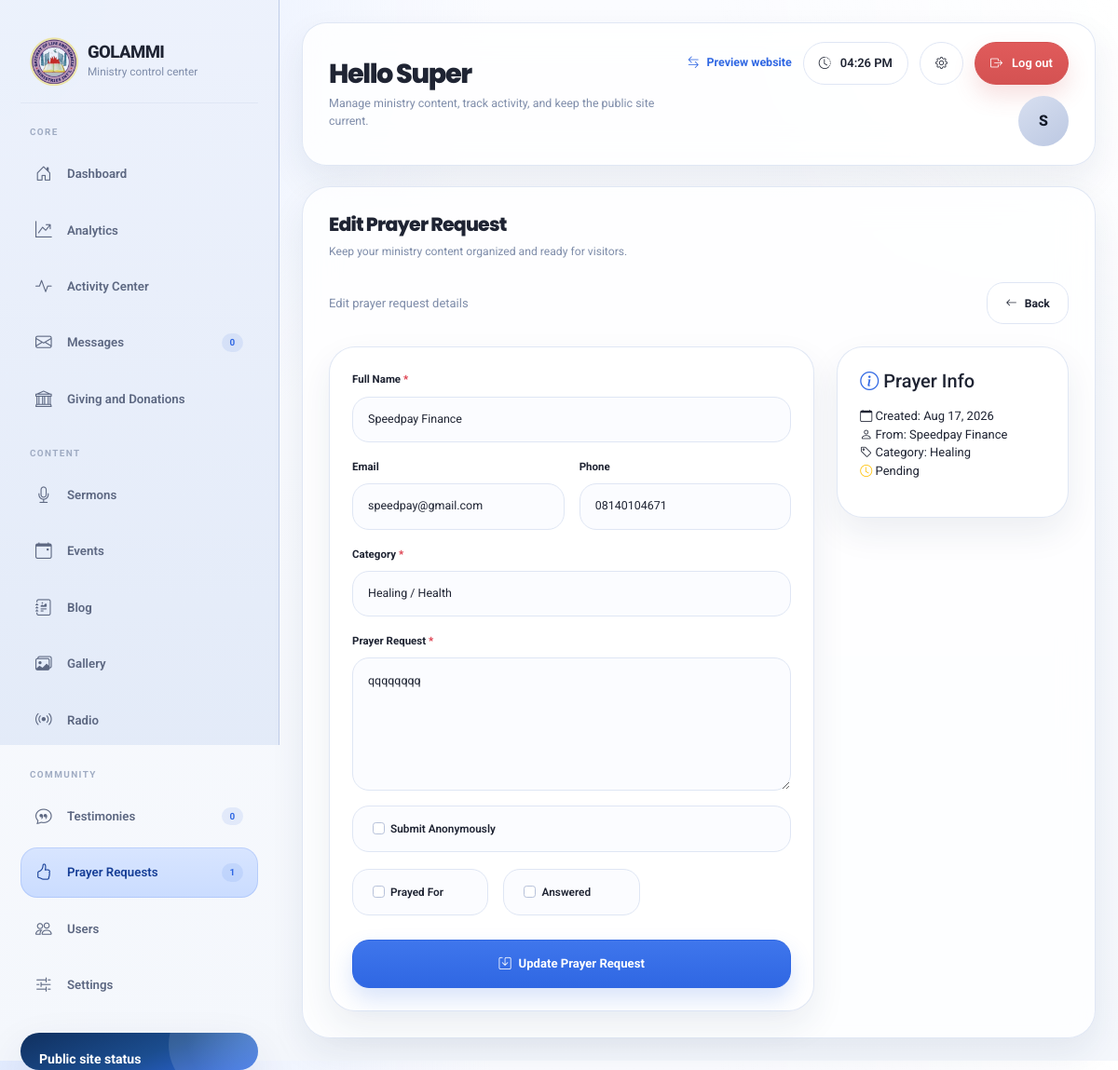
/admin/prayer-requests/edit/2 (signed in), run on the app's committed database.
### models/user.py (models this page shows, shortened)
class User(UserMixin, db.Model):
    __tablename__ = "users"
    id = db.Column(db.Integer, primary_key=True)
    username = db.Column(db.String(80), unique=True, nullable=False)
    email = db.Column(db.String(120), unique=True, nullable=False)
    password_hash = db.Column(db.String(255), nullable=False)
    full_name = db.Column(db.String(120), nullable=False)
    role = db.Column(
        db.String(50), nullable=False, default="admin"
    )  # super_admin, admin, moderator, editor
    is_active = db.Column(db.Boolean, default=True)
    created_at = db.Column(db.DateTime, default=datetime.utcnow)
    updated_at = db.Column(
        db.DateTime, default=datetime.utcnow, onupdate=datetime.utcnow
    )
    last_login = db.Column(db.DateTime)
    created_sermons = db.relationship(
        "Sermon", backref="creator", lazy=True, foreign_keys="Sermon.created_by"
    )
    updated_sermons = db.relationship(
        "Sermon", backref="updater", lazy=True, foreign_keys="Sermon.updated_by"
    )
    created_events = db.relationship(
        "Event", backref="creator", lazy=True, foreign_keys="Event.created_by"
    )
    updated_events = db.relationship(
        "Event", backref="updater", lazy=True, foreign_keys="Event.updated_by"
    )
    created_blog_posts = db.relationship(
        "BlogPost", backref="creator", lazy=True, foreign_keys="BlogPost.created_by"
    )
    updated_blog_posts = db.relationship(
        "BlogPost", backref="updater", lazy=True, foreign_keys="BlogPost.updated_by"
    )
    def is_super_admin(self):
        return self.role == "super_admin"
    def is_admin(self):
        return self.role in ["super_admin", "admin"]

### models/prayer.py (models this page shows, shortened)
class PrayerRequest(db.Model):
    __tablename__ = 'prayer_requests'
    id = db.Column(db.Integer, primary_key=True)
    full_name = db.Column(db.String(100), nullable=False)
    email = db.Column(db.String(120))
    phone = db.Column(db.String(20))
    category = db.Column(db.String(50), nullable=False)
    request = db.Column(db.Text, nullable=False)
    is_anonymous = db.Column(db.Boolean, default=False)
    is_prayed_for = db.Column(db.Boolean, default=False)
    is_answered = db.Column(db.Boolean, default=False)
    response = db.Column(db.Text)
    responded_by = db.Column(db.Integer, db.ForeignKey('users.id'))
    responded_at = db.Column(db.DateTime)
    created_at = db.Column(db.DateTime, default=datetime.utcnow)
    updated_at = db.Column(db.DateTime, default=datetime.utcnow, onupdate=datetime.utcnow)
    responder = db.relationship('User', foreign_keys=[responded_by])

### routes/admin.py (the view, shortened to what this page needs)
@admin_bp.route('/prayer-requests/edit/<int:request_id>', methods=['GET', 'POST'])
@login_required
@admin_required
def edit_prayer_request(request_id):
    prayer = PrayerRequest.query.get_or_404(request_id)
    class EditPrayerForm(FlaskForm):
        full_name = StringField('Full Name', validators=[DataRequired(), Length(max=100)])
        email = EmailField('Email', validators=[Optional(), Email()])
        phone = StringField('Phone', validators=[Optional(), Length(max=20)])
        category = SelectField('Category', choices=[
            ('healing', 'Healing / Health'),
            ('deliverance', 'Deliverance'),
            ('financial', 'Financial Breakthrough'),
            ('family', 'Family / Marriage'),
            ('career', 'Career / Business'),
            ('salvation', 'Salvation / Soul Winning'),
            ('general', 'General Request')
        ], validators=[DataRequired()])
        request = TextAreaField('Prayer Request', validators=[DataRequired()])
        is_anonymous = BooleanField('Submit Anonymously')
        is_prayed_for = BooleanField('Prayed For')
        is_answered = BooleanField('Answered')
    form = EditPrayerForm(obj=prayer)
    return render_template('admin/edit_prayer_request.html', form=form, prayer=prayer, title='Edit Prayer Request')

### templates/admin/edit_prayer_request.html (shortened to what this page needs)
{% extends "admin/base.html" %}
{% block page_title %}{{ title }}{% endblock %}
{% block content %}
<div class="d-flex justify-content-between align-items-center mb-4">
    <div>
        <p class="text-muted mb-0">Edit prayer request details</p>
    </div>
    <div>
        <a href="{{ url_for('admin.prayer_requests') }}" class="btn btn-outline-secondary">
            <i class="bi bi-arrow-left"></i> Back
        </a>
    </div>
</div>
<div class="row">
    <div class="col-lg-8">
        <div class="admin-card">
            <form method="POST">
                <div class="row g-3">
                    <div class="col-12">
                        <div class="form-group">
                            <label class="form-label">Full Name <span class="text-danger">*</span></label>
                            {{ form.full_name(class="form-control", placeholder="Enter full name") }}
                        </div>
                    </div>
                    <div class="col-md-6">
                        <div class="form-group">
                            <label class="form-label">Email</label>
                            {{ form.email(class="form-control", placeholder="Email address") }}
                        </div>
                    </div>
                    <div class="col-md-6">
                        <div class="form-group">
                            <label class="form-label">Phone</label>
                            {{ form.phone(class="form-control", placeholder="Phone number") }}
                        </div>
                    </div>
                    <div class="col-12">
                        <div class="form-group">
                            <label class="form-label">Category <span class="text-danger">*</span></label>
                            {{ form.category(class="form-control") }}
                        </div>
                    </div>
                    <div class="col-12">
                        <div class="form-group">
                            <label class="form-label">Prayer Request <span class="text-danger">*</span></label>
                            {{ form.request(class="form-control", rows="6", placeholder="Share the prayer request in detail...") }}
                        </div>
                    </div>
                    <div class="col-12">
                        <div class="form-check">
                            {{ form.is_anonymous(class="form-check-input") }}
                            <label class="form-check-label">Submit Anonymously</label>
                        </div>
                    </div>
                    <div class="col-md-4">
                        <div class="form-check">
                            {{ form.is_prayed_for(class="form-check-input") }}
                            <label class="form-check-label">Prayed For</label>
                        </div>
                    </div>
                    <div class="col-md-4">
                        <div class="form-check">
                            {{ form.is_answered(class="form-check-input") }}
                            <label class="form-check-label">Answered</label>
                        </div>
                    </div>
                    <div class="col-12 mt-4">
                        <button type="submit" class="btn btn-gold btn-lg w-100">
                            <i class="bi bi-save"></i> Update Prayer Request
                        </button>
                    </div>
                </div>
            </form>
        </div>
    </div>
    <div class="col-lg-4">
        <div class="admin-card">
            <h5 class="mb-3"><i class="bi bi-info-circle" style="color: var(--gold);"></i> Prayer Info</h5>
            <ul class="list-unstyled">
                <li><i class="bi bi-calendar"></i> Created: {{ prayer.created_at.strftime('%b %d, %Y') }}</li>
                <li><i class="bi bi-person"></i> From: {{ prayer.full_name }}</li>
                <li><i class="bi bi-tag"></i> Category: {{ prayer.category|title }}</li>
                {% if prayer.is_prayed_for %}
                <li><i class="bi bi-check-circle text-success"></i> Prayed For</li>
                {% else %}
                <li><i class="bi bi-clock text-warning"></i> Pending</li>
                {% endif %}
            </ul>
        </div>
    </div>
</div>
{% endblock %}

### templates/admin/base.html (shortened to what this page needs)
<!DOCTYPE html>
<html lang="en">
<head>
    <link href="{{ url_for('static', filename='assets/vendor/bootstrap/css/bootstrap.min.css') }}" rel="stylesheet">
    <link href="{{ url_for('static', filename='assets/vendor/bootstrap-icons/bootstrap-icons.css') }}" rel="stylesheet">
    <link href="{{ url_for('static', filename='assets/vendor/aos/aos.css') }}" rel="stylesheet">
</head>
<body>
    <div class="admin-layout">
        <aside class="sidebar">
            <div class="sidebar-inner">
                <div class="brand">
                    <div class="brand-mark">
                        <img src="{{ url_for('static', filename='assets/img/logo_2.png') }}" alt="GOLAMMI logo">
                    </div>
                    <div class="brand-copy">
                        <h1>GOLAMMI</h1>
                        <p>Ministry control center</p>
                    </div>
                </div>
                <div>
                    <p class="sidebar-group-title">Core</p>
                    <nav class="nav">
                        <a class="nav-link {% if request.endpoint == 'admin.dashboard' %}active{% endif %}" href="{{ url_for('admin.dashboard') }}">
                            <i class="bi bi-house-door"></i>
                            <span>Dashboard</span>
                        </a>
                        <a class="nav-link {% if request.endpoint in ['admin.analytics'] %}active{% endif %}" href="{{ url_for('admin.analytics') }}">
                            <i class="bi bi-graph-up-arrow"></i>
                            <span>Analytics</span>
                        </a>
                        {% if current_user.is_authenticated and current_user.is_super_admin() %}
                        <a class="nav-link {% if request.endpoint in ['admin.activity_center'] %}active{% endif %}" href="{{ url_for('admin.activity_center') }}">
                            <i class="bi bi-activity"></i>
                            <span>Activity Center</span>
                        </a>
                        {% endif %}
                        <a class="nav-link {% if request.endpoint in ['admin.contact_messages'] %}active{% endif %}" href="{{ url_for('admin.contact_messages') }}">
                            <i class="bi bi-envelope"></i>
                            <span>Messages</span>
                            <span class="badge">{{ contact_unread_count or 0 }}</span>
                        </a>
                        <a class="nav-link {% if request.endpoint in ['admin.donations'] %}active{% endif %}" href="{{ url_for('admin.donations') }}">
                            <i class="bi bi-bank"></i>
                            <span>Giving and Donations</span>
                        </a>
                    </nav>
                </div>
                <div>
                    <p class="sidebar-group-title">Content</p>
                    <nav class="nav">
                        <a class="nav-link {% if request.endpoint in ['admin.sermons', 'admin.add_sermon', 'admin.edit_sermon'] %}active{% endif %}" href="{{ url_for('admin.sermons') }}">
                            <i class="bi bi-mic"></i>
                            <span>Sermons</span>
                        </a>
                        <a class="nav-link {% if request.endpoint in ['admin.events', 'admin.add_event', 'admin.edit_event'] %}active{% endif %}" href="{{ url_for('admin.events') }}">
                            <i class="bi bi-calendar-event"></i>
                            <span>Events</span>
                        </a>
                        <a class="nav-link {% if request.endpoint in ['admin.blog', 'admin.add_blog', 'admin.edit_blog'] %}active{% endif %}" href="{{ url_for('admin.blog') }}">
                            <i class="bi bi-journal-richtext"></i>
                            <span>Blog</span>
                        </a>
                        <a class="nav-link {% if request.endpoint in ['admin.gallery', 'admin.add_gallery', 'admin.edit_gallery'] %}active{% endif %}" href="{{ url_for('admin.gallery') }}">
                            <i class="bi bi-images"></i>
                            <span>Gallery</span>
                        </a>
                        <a class="nav-link {% if request.endpoint in ['admin.radio', 'admin.add_radio', 'admin.edit_radio'] %}active{% endif %}" href="{{ url_for('admin.radio') }}">
                            <i class="bi bi-broadcast"></i>
                            <span>Radio</span>
                        </a>
                    </nav>
                </div>
                <div>
                    <p class="sidebar-group-title">Community</p>
                    <nav class="nav">
                        <a class="nav-link {% if request.endpoint in ['admin.testimonies', 'admin.add_testimony', 'admin.edit_testimony'] %}active{% endif %}" href="{{ url_for('admin.testimonies') }}">
                            <i class="bi bi-chat-quote"></i>
                            <span>Testimonies</span>
                            <span class="badge">{{ testimony_pending_count or 0 }}</span>
                        </a>
                        <a class="nav-link {% if request.endpoint in ['admin.prayer_requests', 'admin.add_prayer_request', 'admin.edit_prayer_request'] %}active{% endif %}" href="{{ url_for('admin.prayer_requests') }}">
                            <i class="bi bi-hand-thumbs-up"></i>
                            <span>Prayer Requests</span>
                            <span class="badge">{{ prayer_pending_count or 0 }}</span>
                        </a>
                        <a class="nav-link {% if request.endpoint in ['admin.users', 'admin.add_user', 'admin.edit_user'] %}active{% endif %}" href="{{ url_for('admin.users') }}">
                            <i class="bi bi-people"></i>
                            <span>Users</span>
                        </a>
                        <a class="nav-link {% if request.endpoint in ['admin.settings'] %}active{% endif %}" href="{{ url_for('admin.settings') }}">
                            <i class="bi bi-sliders2"></i>
                            <span>Settings</span>
                        </a>
                    </nav>
                </div>
                <div class="sidebar-promo">
                    <h6>Public site status</h6>
                </div>
            </div>
        </aside>
        <main class="main-content">
            <section class="topbar">
                <div class="topbar-copy">
                    <h2>{% block topbar_title %}Hello {{ current_user.full_name.split(' ')[0] if current_user.is_authenticated else 'Admin' }}{% endblock %}</h2>
                    <p>{% block topbar_subtitle %}Manage ministry content, track activity, and keep the public site current.{% endblock %}</p>
                </div>
                <div class="topbar-tools">
                    <a class="topbar-link" href="{{ url_for('frontend.index') }}" target="_blank">
                        <i class="bi bi-arrow-left-right"></i>
                        <span>Preview website</span>
                    </a>
                    <div class="topbar-chip">
                        <i class="bi bi-clock-history"></i>
                        <span id="currentTime">--:--</span>
                    </div>
                    <a class="topbar-chip" href="{{ url_for('auth.profile') }}">
                        <i class="bi bi-gear"></i>
                    </a>
                    <a class="topbar-chip topbar-chip-danger" href="{{ url_for('auth.logout') }}">
                        <i class="bi bi-box-arrow-right"></i>
                        <span>Log out</span>
                    </a>
                    <div class="avatar-pill">
                        {{ (current_user.full_name[:1] if current_user.is_authenticated else "A")|upper }}
                    </div>
                </div>
            </section>
            <section class="content-stage">
                <div class="page-header">
                    <div class="page-title-wrap">
                        <h3>{% block page_title %}Dashboard{% endblock %}</h3>
                        <p>{% block page_subtitle %}Keep your ministry content organized and ready for visitors.{% endblock %}</p>
                    </div>
                </div>
                {% block content %}{% endblock %}
            </section>
        </main>
    </div>
</body>
</html>

### data on the page
User: full_name "Super", is_active+full_name "S"
PrayerRequest: full_name "Speedpay Finance", email "speedpay@gmail.com", phone "08140104671", category "Healing / Health", request "qqqqqqqq", created_at "Aug 17, 2026", category "Healing"

### other printed values
{{ contact_unread_count or 0 }} "0"
{{ testimony_pending_count or 0 }} "0"
{{ prayer_pending_count or 0 }} "1"
{{ title }} "Edit Prayer Request"
